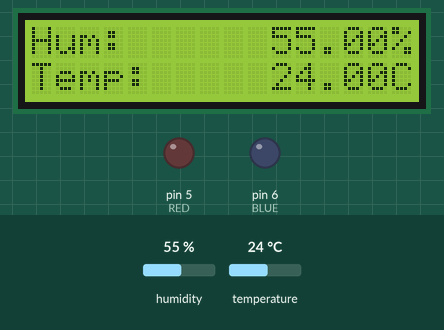
Recording of a sketch running on a simulated Arduino Uno, built with avr-gcc and run on an emulated ATmega328P. Shown: 16×2 character LCD, output pins drawn as LEDs (lit = HIGH). The test bench sets the inputs (shaded band); at power-on: temperature 24 °C, humidity 55 %. What the sketch prints to the serial monitor is not drawn.

Above: at 2.6 s.
2.7 s: temperature set to 12 °C
At 6.9 s:
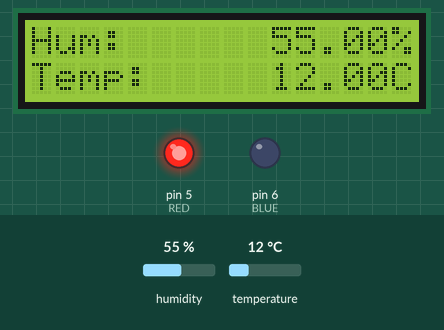
8.1 s: temperature set to 9 °C
At 12.5 s:
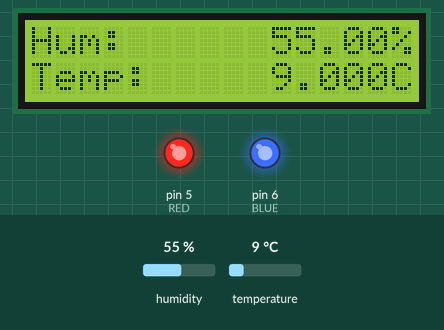
13.6 s: humidity set to 22 %
At 15.1 s:
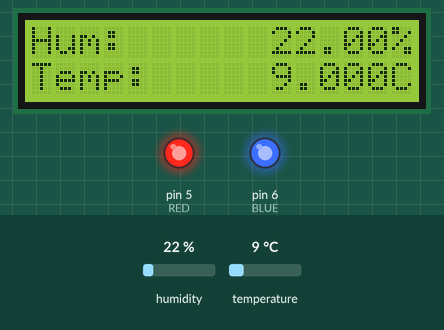
19.0 s: humidity set to 40 %
At 23.3 s:
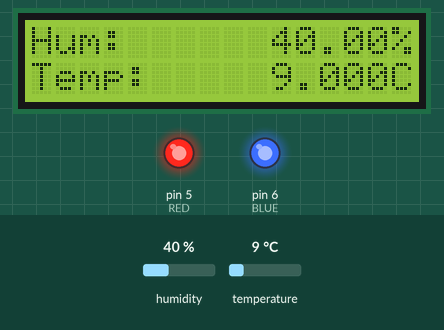
Timing chart, 0 to 24.8 s (numbered marks = the images above; inputs shaded):
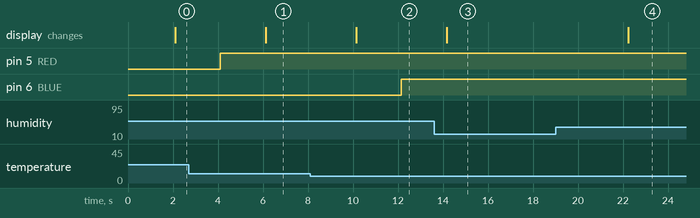

Measured:
- the behaviour switches between 11 and 10 °C on temperature (found by bisection; images 1 and 2)
- after the input at 2.7 s, the display: changes after 3.4 s (image 1)
- after the input at 8.1 s, pin 6 (BLUE): LOW → HIGH after 4.0 s; the display: changes after 2.0 s (image 2)
- after the input at 13.6 s, the display: changes after 0.58 s (image 3)
- after the input at 19.0 s, the display: changes after 3.2 s (image 4)

The sketch:

TempHumidityLCD_RGB.ino
```cpp
    //Le capteur
#include "DHT.h"          // inclus la librairie DHT.h dans le code
#define DHTPIN 3          // broche ou le capteur est branché
#define DHTTYPE DHT11     // Model du capteur : DHT 11
DHT dht(DHTPIN, DHTTYPE); // Déclaration du capteur


  //L'écran

#include <LiquidCrystal.h>              // Inclus la bibliothèque LiquideCrystal
LiquidCrystal lcd(7, 8, 9, 10, 11, 12); //Déclaration des pins de l'écran


  //La LED RGB

#define RED 5
#define BLUE 6

void setup() {
  Serial.begin(9600);
  lcd.begin(16, 2);       // Initialise le nb de caractères et de lignes
  dht.begin();
  pinMode(RED, OUTPUT);
  pinMode(BLUE, OUTPUT);
  digitalWrite(RED, LOW);
  digitalWrite(BLUE, LOW);
}

int redValue;
int blueValue;
float x;

void loop() {

  delay(2000);                     // Délais entre chaque mesure
  float h = dht.readHumidity();    //Lecture Humidité
  float t = dht.readTemperature(); //Lecture Temperature


  //Affichage LCD

  //Ligne 1
lcd.setCursor(0, 0);  //Met le curseur en colonne 1 et ligne 1
lcd.print("Hum: ");   //Affiche sur le LCD la chaine de caractère "Hum: "
lcd.setCursor(10, 0); //Met le curseur en colone 10 (ligne 1)
lcd.print(h);         //Affiche la variable h
lcd.setCursor(15, 0); //Met le curseur en colone 15 (ligne 1)
lcd.print("%");       //Affiche le caractère "%"

  //Ligne 2
lcd.setCursor(0, 1);  //Met le curseur en colonne 1 et ligne 2
lcd.print("Temp: ");  //Affiche sur le LCD la chaine de caractère "Temp: "
lcd.setCursor(10, 1); //Met le curseur en colone 10 (ligne 2)
lcd.print(t);         //Affiche la variable t
lcd.setCursor(15, 1); //Met le curseur en colone 15 (ligne 2)
lcd.print("C");       //Affiche le caractère "C"


  //Affichage Serie

 Serial.print("Temp = ");   //Affiche la chaine de caractère "Temp = " sur le port série
 Serial.print(t);           //Affiche la variable t sur le port série
 Serial.print(" °C Hum = ");//Affiche la chaine de caractère " °C Hum = " sur le port série
 Serial.print(h);           //Affiche la variable h sur le port série
 Serial.println(" %");      //Affiche la chaine de caractère " %" sur le port série

delay(2000);               //Délais de X secondes


  //Lumière LED

#define delayTime 100
redValue = 0;
blueValue = 0;
x == t;


if (t <=10) {
    blueValue += 100;
    redValue -= 100;
digitalWrite(BLUE, blueValue);

}

if (t >10 ) {
  redValue += 100;
  blueValue -= 100;
  digitalWrite(RED, redValue);

}


}
```
